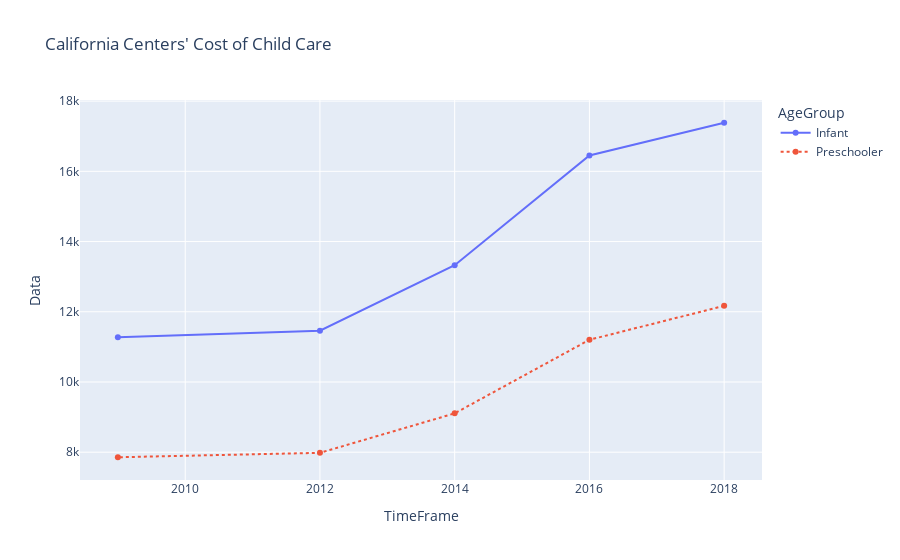

The notebook cell saved with this chart:
### Code cell
totalCenterCosts = totalCosts[totalCosts["TypeofFacility"]=="Child Care Center"]

linechart = px.line(
    data_frame = totalCenterCosts,
    x = "TimeFrame",
    y = "Data",
    orientation ="v",
    color="AgeGroup",
    line_group = "AgeGroup",
    line_dash = "AgeGroup",
    markers = True,
    title = "California Centers' Cost of Child Care"
    
)

linechart.show()

### Figure 1 — Plotly figure (JSON) as saved in the notebook; plotly's stock layout.template omitted (floating-point values rounded to 4 significant figures)
{"data": [{"hovertemplate": "AgeGroup=Infant<br>TimeFrame=%{x}<br>Data=%{y}<extra></extra>", "legendgroup": "Infant", "line": {"color": "#636efa", "dash": "solid"}, "marker": {"symbol": "circle"}, "mode": "markers+lines", "name": "Infant", "orientation": "v", "showlegend": true, "type": "scatter", "x": [2018, 2016, 2014, 2012, 2009], "xaxis": "x", "y": [17384, 16452, 13327, 11461, 11276], "yaxis": "y"}, {"hovertemplate": "AgeGroup=Preschooler<br>TimeFrame=%{x}<br>Data=%{y}<extra></extra>", "legendgroup": "Preschooler", "line": {"color": "#EF553B", "dash": "dot"}, "marker": {"symbol": "circle"}, "mode": "markers+lines", "name": "Preschooler", "orientation": "v", "showlegend": true, "type": "scatter", "x": [2018, 2016, 2014, 2012, 2009], "xaxis": "x", "y": [12168, 11202, 9106, 7982, 7856], "yaxis": "y"}], "layout": {"legend": {"title": {"text": "AgeGroup"}, "tracegroupgap": 0}, "title": {"text": "California Centers' Cost of Child Care"}, "xaxis": {"anchor": "y", "domain": [0, 1], "title": {"text": "TimeFrame"}}, "yaxis": {"anchor": "x", "domain": [0, 1], "title": {"text": "Data"}}}}
